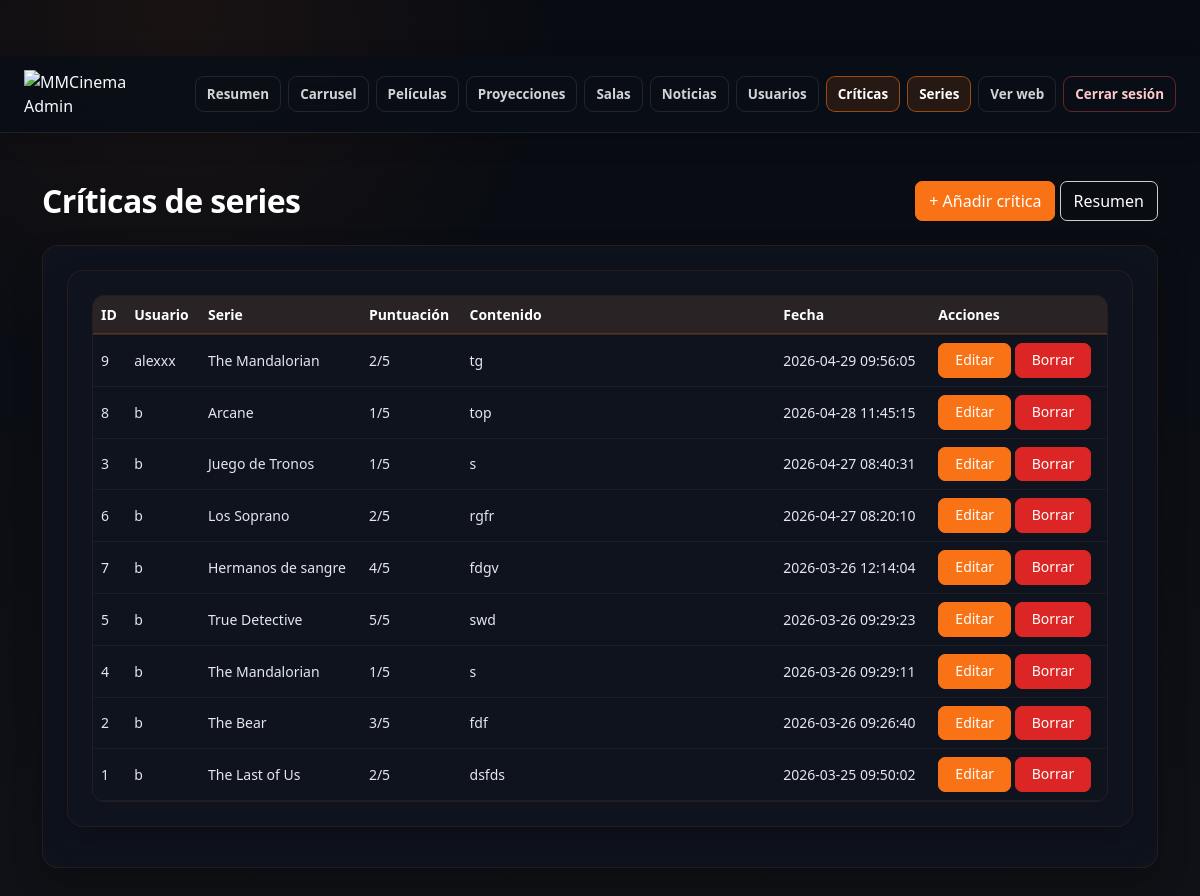
/admin/pages/series/criticas/list.php (signed in), run on the app's committed database.
### tables this page shows
CREATE TABLE `critica_serie` (
  `id` int(11) NOT NULL,
  `id_usuario` int(11) NOT NULL,
  `id_serie` int(11) NOT NULL,
  `contenido` text NOT NULL,
  `puntuacion` tinyint(4) NOT NULL,
  `creado` timestamp NOT NULL DEFAULT current_timestamp()
);

CREATE TABLE `usuario` (
  `id` int(11) NOT NULL,
  `username` varchar(50) NOT NULL,
  `email` varchar(50) NOT NULL,
  `password_hash` varchar(255) NOT NULL,
  `rol` enum('admin','usuario') NOT NULL DEFAULT 'usuario',
  `creado` timestamp NULL DEFAULT current_timestamp(),
  `verificado` tinyint(1) NOT NULL DEFAULT 0,
  `token_verificacion` varchar(64) DEFAULT NULL,
  `token_expira` datetime DEFAULT NULL,
  `reset_token` varchar(64) DEFAULT NULL,
  `reset_expira` datetime DEFAULT NULL,
  `remember_token` varchar(64) DEFAULT NULL,
  `remember_expira` datetime DEFAULT NULL,
  `es_admin` tinyint(1) DEFAULT 0
);

CREATE TABLE `serie` (
  `id` int(11) NOT NULL,
  `titulo` varchar(150) NOT NULL,
  `sinopsis` text NOT NULL,
  `poster` varchar(255) DEFAULT NULL,
  `banner` varchar(255) DEFAULT NULL,
  `fecha_estreno` date DEFAULT NULL,
  `edad` varchar(20) DEFAULT NULL,
  `id_genero` int(11) DEFAULT NULL,
  `id_plataforma` int(11) DEFAULT NULL,
  `estado` enum('en_emision','finalizada','proximamente') DEFAULT 'en_emision',
  `destacada` tinyint(1) DEFAULT 0,
  `puntuacion` decimal(3,2) DEFAULT 0.00,
  `creado` timestamp NOT NULL DEFAULT current_timestamp(),
  `trailer` varchar(255) DEFAULT NULL
);

### admin/auth.php (called while the page is built, shortened)
<?php
if (!function_exists('mm_base_path')) {
    function mm_base_path(): string {
        $scriptName = str_replace('\\', '/', $_SERVER['SCRIPT_NAME'] ?? '');
        $adminPos = strpos($scriptName, '/admin/');
        if ($adminPos !== false) {
            return rtrim(substr($scriptName, 0, $adminPos), '/');
        }
        return '';
    }
}
if (!function_exists('mm_url')) {
    function mm_url(string $path = ''): string {
        $base = mm_base_path();
        $path = '/' . ltrim($path, '/');
        return $base . $path;
    }
}
if (!function_exists('mm_admin_url')) {
    function mm_admin_url(string $path = ''): string {
        return mm_url('admin/pages/' . ltrim($path, '/'));
    }
}
?>

### admin/pages/series/criticas/list.php (the view, shortened to what this page needs)
<?php
require_once __DIR__ . "/../../../../admin/auth.php";
require_once __DIR__ . "/../../../../config/conexion.php";
$criticas = [];
try {
    $criticas = $pdo->query("
        SELECT
            cs.*,
            u.username,
            s.titulo AS serie_titulo
        FROM critica_serie cs
        INNER JOIN usuario u ON cs.id_usuario = u.id
        INNER JOIN serie s ON cs.id_serie = s.id
        ORDER BY cs.creado DESC
    ")->fetchAll(PDO::FETCH_ASSOC);
} catch (PDOException $e) {
    error_log("Error en series/criticas/list.php: " . $e->getMessage());
}
?>
<!DOCTYPE html>
<html lang="es">
<head>
    <link rel="stylesheet" href="../../../../assets/css/styles.css">
    <link href="https://cdn.jsdelivr.net/npm/bootstrap@5.3.3/dist/css/bootstrap.min.css" rel="stylesheet">
</head>
<body class="admin-body">
<?php require_once __DIR__ . "/../../../../admin/admin_header.php"; ?>
<div class="container py-4 py-lg-5">
    <div class="admin-page-head">
        <div>
            <h1>Críticas de series</h1>
        </div>
        <div>
            <a href="<?= htmlspecialchars(mm_admin_url('criticas/form.php') . '?tipo=serie') ?>" class="btn btn-primary">+ Añadir crítica</a>
            <a href="<?= htmlspecialchars(mm_admin_url('series/panel.php')) ?>" class="btn btn-outline-light">Resumen</a>
        </div>
    </div>
    <div class="admin-glass-card p-3 p-lg-4">    <div class="admin-glass-card p-3 p-lg-4">
        <div class="admin-table-wrap">
            <table class="admin-table table align-middle mb-0">
                <thead>
                    <tr>
                        <th>ID</th>
                        <th>Usuario</th>
                        <th>Serie</th>
                        <th>Puntuación</th>
                        <th>Contenido</th>
                        <th>Fecha</th>
                        <th>Acciones</th>
                    </tr>
                </thead>
                <tbody>
                    <?php foreach ($criticas as $critica): ?>
                        <tr>
                            <td><?= (int)$critica['id'] ?></td>
                            <td><?= htmlspecialchars($critica['username']) ?></td>
                            <td><?= htmlspecialchars($critica['serie_titulo']) ?></td>
                            <td><?= (int)$critica['puntuacion'] ?>/5</td>
                            <td style="min-width:300px; white-space:normal;"><?= nl2br(htmlspecialchars($critica['contenido'])) ?></td>
                            <td><?= htmlspecialchars($critica['creado']) ?></td>
                            <td>
                                <div class="acciones">
                                    <a href="<?= htmlspecialchars(mm_admin_url('criticas/form.php') . '?id=' . (int)$critica['id'] . '&tipo=serie') ?>" class="btn btn-sm btn-primary">Editar</a>
                                    <form method="POST" action="<?= htmlspecialchars(mm_admin_url('criticas/delete.php')) ?>" style="display:inline;">
                                        <button type="submit" class="btn btn-sm btn-danger" onclick="return confirm('¿Seguro que quieres borrar esta crítica?');">Borrar</button>
                                    </form>
                                </div>
                            </td>
                        </tr>
                    <?php endforeach; ?>
                </tbody>
            </table>
        </div>
    </div>
</div>
</body>
</html>

### assets/css/base.css (style rules this page uses)
:root { --bg-main: #0f1116; --bg-secondary: #1b1e27; --bg-card: rgba(27, 30, 39, 0.88); --primary: #f97316; --primary-dark: #ea580c; --danger: #dc2626; --danger-dark: #b91c1c; --accent: #9333ea; --text-light: #f8fafc; --text-gray: #cbd5e1; --text-soft: #94a3b8; --border-soft: rgba(255,255,255,0.10); --border-card: rgba(255,255,255,0.08); --shadow-soft: 0 10px 30px rgba(0,0,0,0.28); --shadow-card: 0 14px 34px rgba(0,0,0,0.34); --shadow-card-hover: 0 20px 44px rgba(0,0,0,0.42); --radius-sm: 10px; --radius-md: 14px; --radius-lg: 18px; --ease-premium: cubic-bezier(0.22, 1, 0.36, 1); }
* { margin: 0; padding: 0; box-sizing: border-box; }
html { scroll-behavior: smooth; }
body { background: radial-gradient(circle at top, rgba(249,115,22,0.06), transparent 22%), linear-gradient(180deg, #0d1016 0%, #0b0d12 100%); color: var(--text-light); font-family: "Segoe UI", sans-serif; min-height: 100vh; position: relative; overflow-x: hidden; }
a { color: var(--primary); text-decoration: none; transition: color 0.22s ease; }
body, p, strong, em, li, small, label, td, th { color: var(--text-light) !important; }
h1, h2, h3, h4, h5, h6 { color: var(--text-light) !important; font-weight: 700; letter-spacing: -0.02em; }
header, main, footer, .navbar, .container, .hero, .card, .filtro-cartelera { position: relative; z-index: 2; }
.table { color: #ffffff !important; }
.table thead th { color: #ffffff !important; }
.table tbody td { color: #ffffff !important; }
h1, h2, h3, h4, h5, h6 { color: #ffffff !important; }
a { color: #f97316 !important; }
.btn { color: #ffffff !important; }

### assets/css/components.css (style rules this page uses)
.btn-primary { background: #f97316 !important; border: 1px solid #f97316 !important; color: #ffffff !important; font-weight: 700; border-radius: 10px; transition: background-color 0.22s ease, border-color 0.22s ease, transform 0.28s var(--ease-premium), box-shadow 0.28s var(--ease-premium), color 0.22s ease; padding: 0.75rem 1.5rem; }
.btn-danger { background: #dc2626 !important; border: 1px solid #dc2626 !important; color: #ffffff !important; font-weight: 700; border-radius: 10px; transition: background-color 0.22s ease, border-color 0.22s ease, transform 0.28s var(--ease-premium), box-shadow 0.28s var(--ease-premium), color 0.22s ease; padding: 0.75rem 1.5rem; }
.btn-outline-light { color: #ffffff !important; border: 1px solid rgba(255,255,255,0.8) !important; background: transparent !important; border-radius: 10px; font-weight: 700; transition: background-color 0.22s ease, color 0.22s ease, border-color 0.22s ease, transform 0.28s var(--ease-premium), box-shadow 0.28s var(--ease-premium); padding: 0.75rem 1.5rem; }
.btn-sm { padding: 0.5rem 1rem !important; font-size: 0.875rem !important; }

### data on the page
critica_serie: id "9", id_usuario.username "alexxx", id_serie.titulo "The Mandalorian", puntuacion "2", contenido "tg", creado "2026-04-29 09:56:05"
critica_serie: id "8", id_usuario.username "b", id_serie.titulo "Arcane", puntuacion "1", contenido "top", creado "2026-04-28 11:45:15"
critica_serie: id "3", id_usuario.username "b", id_serie.titulo "Juego de Tronos", puntuacion "1", contenido "s", creado "2026-04-27 08:40:31"
critica_serie: id "6", id_usuario.username "b", id_serie.titulo "Los Soprano", puntuacion "2", contenido "rgfr", creado "2026-04-27 08:20:10"
critica_serie: id "7", id_usuario.username "b", id_serie.titulo "Hermanos de sangre", puntuacion "4", contenido "fdgv", creado "2026-03-26 12:14:04"
critica_serie: id "5", id_usuario.username "b", id_serie.titulo "True Detective", puntuacion "5", contenido "swd", creado "2026-03-26 09:29:23"
critica_serie: id "4", id_usuario.username "b", id_serie.titulo "The Mandalorian", puntuacion "1", contenido "s", creado "2026-03-26 09:29:11"
critica_serie: id "2", id_usuario.username "b", id_serie.titulo "The Bear", puntuacion "3", contenido "fdf", creado "2026-03-26 09:26:40"
critica_serie: id "1", id_usuario.username "b", id_serie.titulo "The Last of Us", puntuacion "2", contenido "dsfds", creado "2026-03-25 09:50:02"
